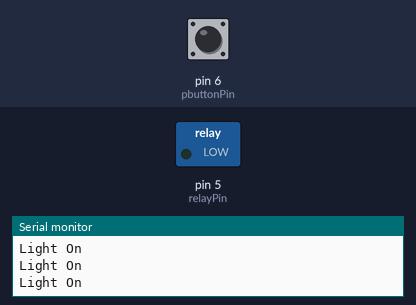
A sketch run on a simulated Arduino Uno, built with avr-gcc and run on an emulated ATmega328P. Shown: switched loads named in the sketch (green lamp = pin HIGH), the last lines printed to the serial monitor. Dashed ring = blinking. Inputs (shaded band) come from the test bench; at power-on: pin 6 (pbuttonPin) HIGH.

Above: at 1.2 s.
1.3 s: pin 6 (pbuttonPin) pulled LOW for 0.15 s
At 2.7 s:
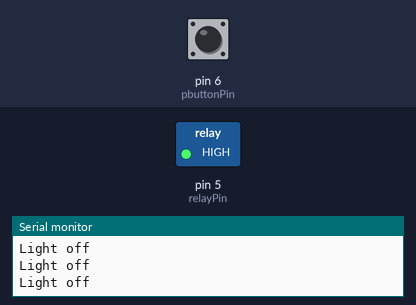
3.0 s: pin 6 (pbuttonPin) pulled LOW for 1 s
At 5.3 s:
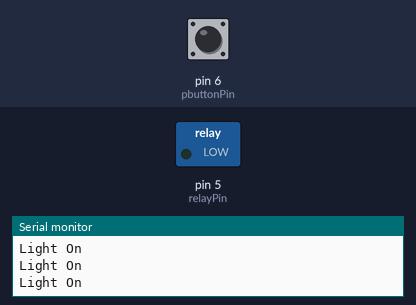
5.6 s: pin 6 (pbuttonPin) pulsed LOW 2 times (0.12 s each, 0.3 s apart)
At 5.97 s:
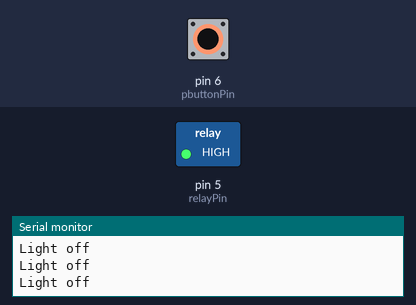
9.2 s: pin 6 (pbuttonPin) pulled LOW for 3.2 s
At 13.1 s:
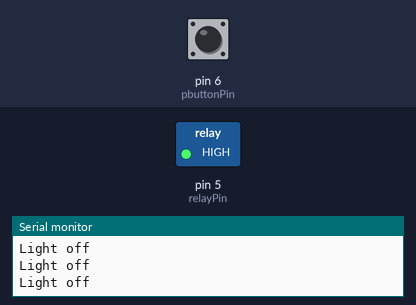
14.0 s: pin 6 (pbuttonPin) pulsed LOW 5 times (0.12 s each, 0.3 s apart)
At 14.67 s:
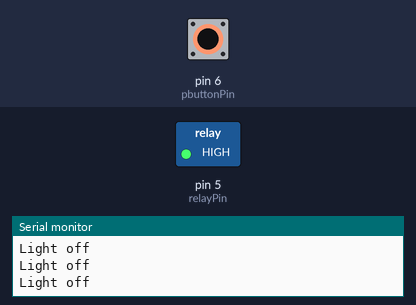
Timing chart, 0 to 17.0 s (numbered marks = the images above; inputs shaded):
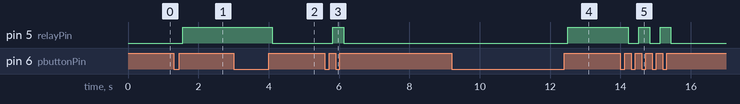

Measured:
- after the input at 1.3 s, pin 5 (relayPin): LOW → HIGH after 0.26 s
- after the input at 3.0 s, pin 5 (relayPin): HIGH → LOW after 1.1 s
- after the input at 5.6 s, pin 5 (relayPin): LOW → HIGH after 0.22 s, → LOW 0.31 s later
- after the input at 9.2 s, pin 5 (relayPin): LOW → HIGH after 3.3 s
- after the input at 14.0 s, pin 5 (relayPin): alternates HIGH for 0.31 s and LOW for 0.30 s, 5 changes in all, then stays LOW, starting after 0.22 s

The sketch:

Push_button_Relay.ino
```cpp
const int pbuttonPin = 6;
const int relayPin = 5;


int val = 0;
int lightON = 0;
int pushed = 0;


void setup() {
  Serial.begin(9600);
  pinMode(pbuttonPin, INPUT_PULLUP);
  pinMode(relayPin, OUTPUT);


}

void loop() {
  val = digitalRead(pbuttonPin);


//Relay 1
  if(val == HIGH && lightON == LOW){

    pushed = 1-pushed;
    delay(100);
  }
  lightON = val;

    if(pushed == HIGH){
      Serial.println("Light On");
      digitalWrite(relayPin, LOW);
    }else{
      Serial.println("Light off");
      digitalWrite(relayPin, HIGH);
    }

}
```
